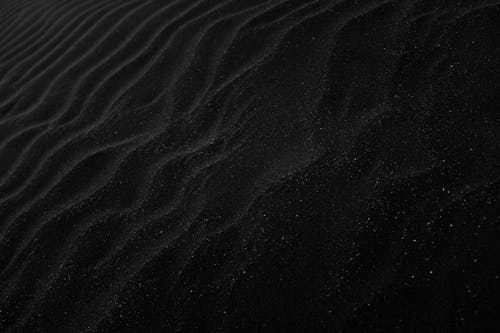
%> input picture Tests_func/darkImgs/1.jpg, 500 x 333 px
$ octave colorHist.m   (GNU Octave 9; MATLAB toolbox functions it lacks are replaced by stand-ins)
%> lines starting %> are read from the running program, lines starting %| are printed output that depends on the picture

figure, displayHist('C:\Users\Romain\Desktop\Visual\Data\1.jpg')
figure, displayHist('C:\Users\Romain\Desktop\Visual\Data\2.jpg')
figure, displayHist('C:\Users\Romain\Desktop\Visual\Data\3.jpg')


function displayHist(image)
%> called with image = 'C:\Users\Romain\Desktop\Visual\Data\1.jpg'
    image = imread(image);
%> image is the input picture: size 333x500x3 uint8; min 0, max 150, mean 18.8
    %Split into RGB Channels
    Red = image(:,:,1);
    Green = image(:,:,2);
    Blue = image(:,:,3);
    %Get histValues for each channel
    [yRed, x] = imhist(Red);
%> yRed = 256 values, max 6959 at index 14, min 0 at index 85, mean 650.4; x = 256 values from 0 to 255
    [yGreen, x] = imhist(Green);
%> yGreen has the same summary as yRed
    [yBlue, x] = imhist(Blue);
%> yBlue has the same summary as yRed
    %Plot them together in one plot
    plot(x, yRed, 'Red', x, yGreen, 'Green', x, yBlue, 'Blue')
%> (this line was passed over: plot is not available in this run)
%> call 2 of displayHist, with image = 'C:\Users\Romain\Desktop\Visual\Data\2.jpg'
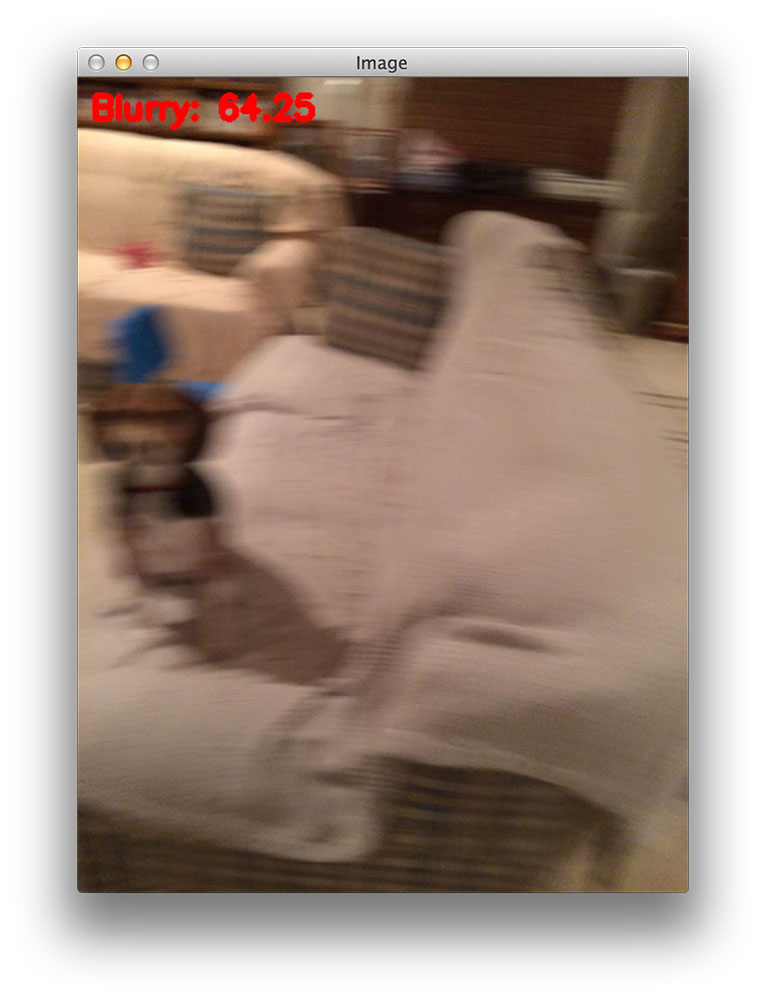
%> input picture Tests_func/blurryImgs/2.jpg, 766 x 1000 px
%> in displayHist, image is the input picture: size 1000x766x3 uint8; mean R, G, B 163.4, 145.2, 134.2
%> in displayHist (call 2), `Red = image(:,:,1);`:
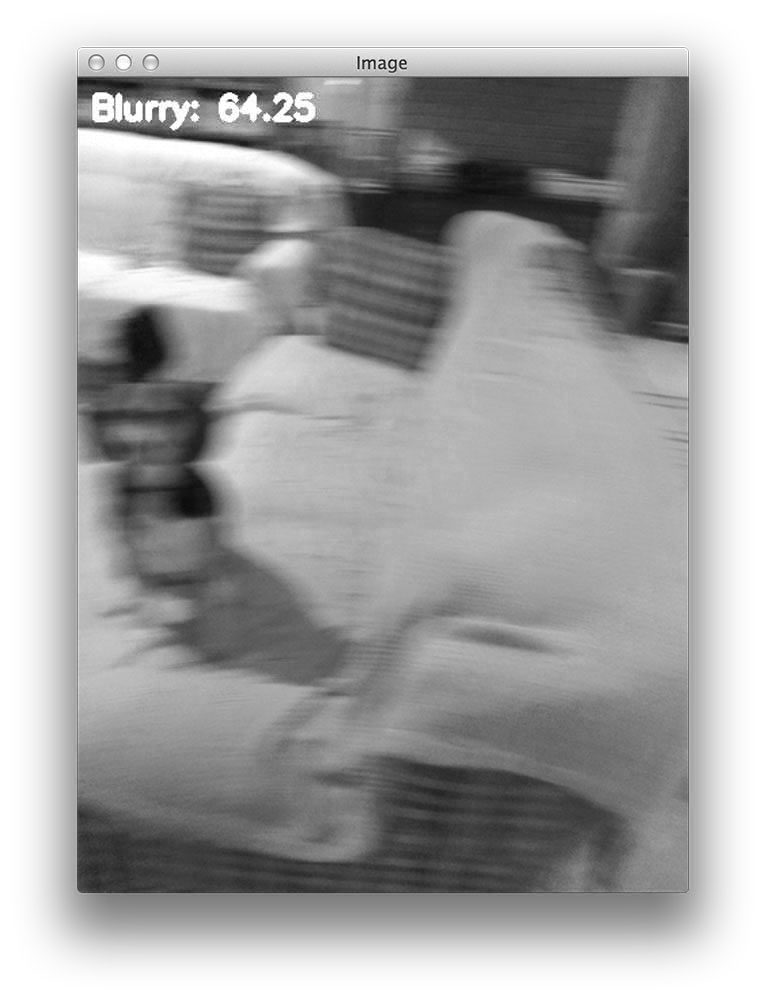
%> Red: size 1000x766 uint8; min 0, max 255, mean 163.4
%> in displayHist (call 2), `Green = image(:,:,2);`:
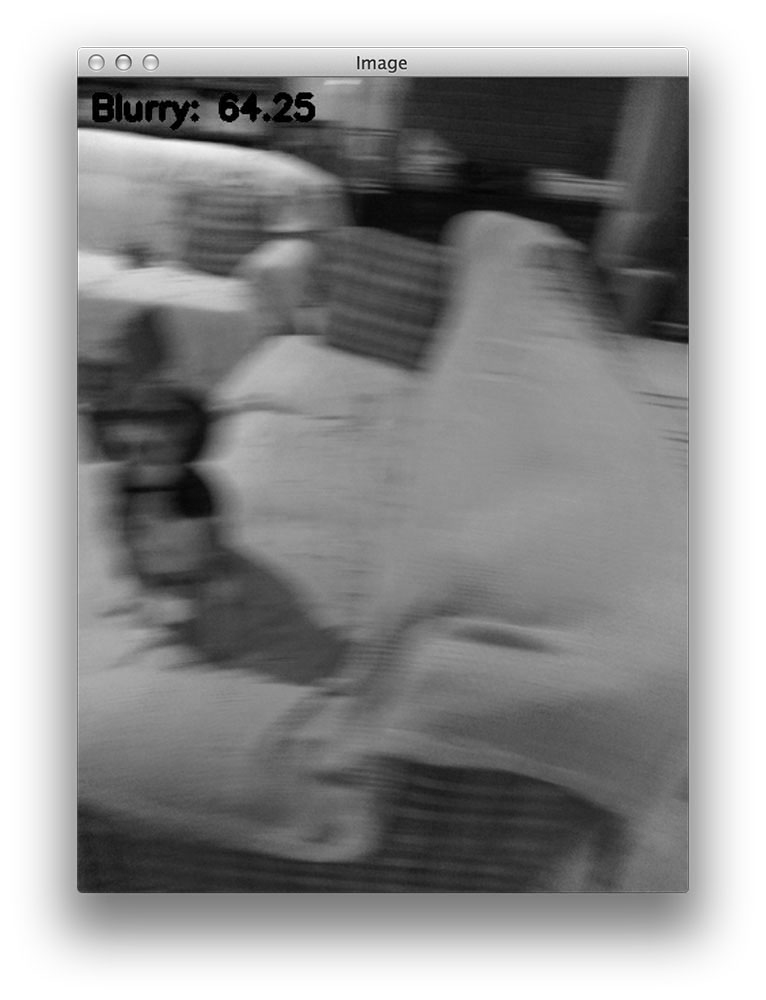
%> Green: size 1000x766 uint8; min 0, max 255, mean 145.2
%> in displayHist (call 2), `Blue = image(:,:,3);`:
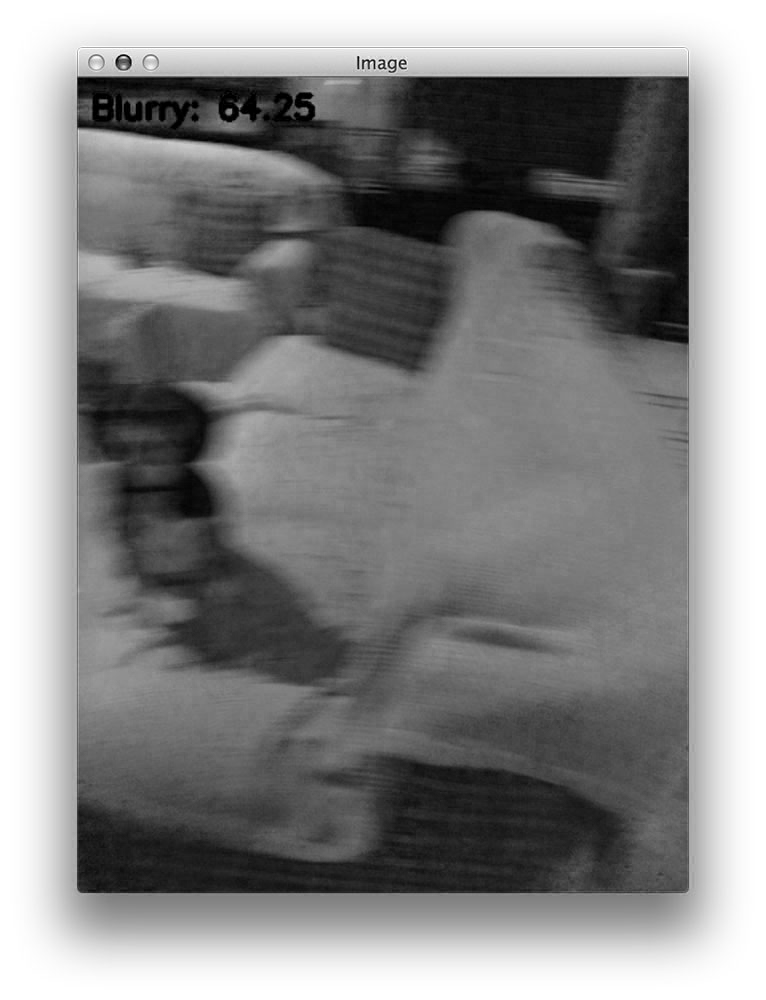
%> Blue: size 1000x766 uint8; min 0, max 255, mean 134.2
%> in displayHist (call 2), `[yRed, x] = imhist(Red);`: yRed = 256 values, max 43699 at index 256, min 0 at index 2, mean 2992.2
%> in displayHist (call 2), `[yGreen, x] = imhist(Green);`: yGreen = 256 values, max 42119 at index 256, min 130 at index 7, mean 2992.2
%> in displayHist (call 2), `[yBlue, x] = imhist(Blue);`: yBlue = 256 values, max 42125 at index 256, min 202 at index 3, mean 2992.2
%> call 3 of displayHist, with image = 'C:\Users\Romain\Desktop\Visual\Data\3.jpg'
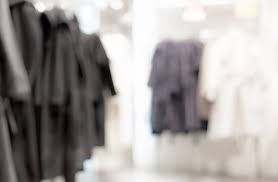
%> input picture Tests_func/blurryImgs/3.jpg, 278 x 182 px
%> in displayHist, image is the input picture: size 182x278x3 uint8; mean R, G, B 164.2, 159.7, 158.1
%> in displayHist (call 3), `[yRed, x] = imhist(Red);`: yRed = 256 values, max 1622 at index 254, min 0 at index 1, mean 197.6
%> in displayHist (call 3), `[yGreen, x] = imhist(Green);`: yGreen = 256 values, max 1341 at index 254, min 24 at index 3, mean 197.6
%> in displayHist (call 3), `[yBlue, x] = imhist(Blue);`: yBlue = 256 values, max 1172 at index 254, min 23 at index 2, mean 197.6
end
